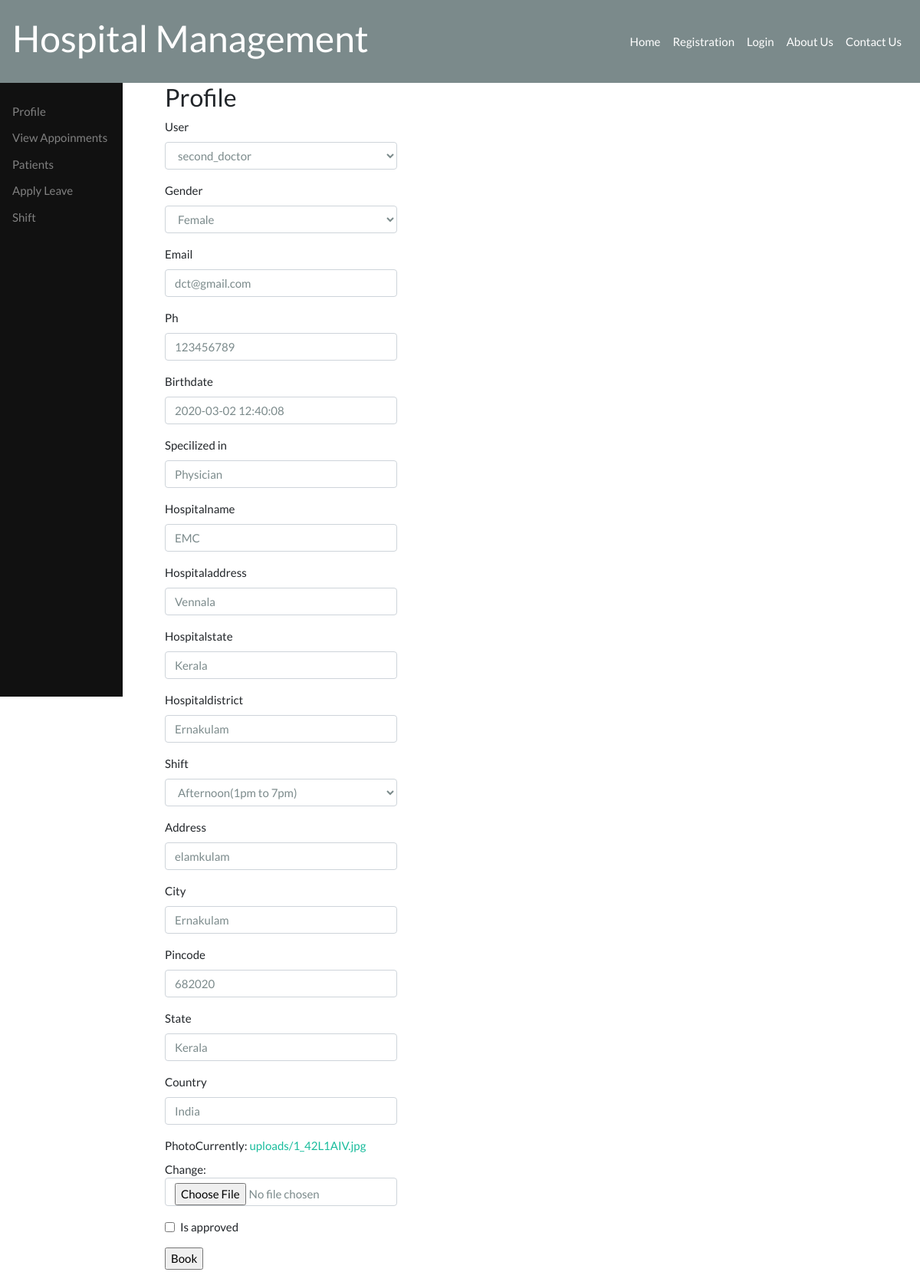
/doctor/doctor_update/1, run on the app's committed database.
### doctor/models.py (models this page shows)
class Doctor(models.Model):
    user=models.ForeignKey(Customuser,on_delete=models.CASCADE)
    Gender_choices=(('Male','Male'),
        ('Female','Female'),
         )
    Shift_choices=(('Morning(7am-1pm)','Morning(7am-1pm)'),
        ('Afternoon(1pm to 7pm)','Afternoon(1pm to 7pm)'),
         )
    gender = models.CharField(max_length=10,choices=Gender_choices)
    email = models.EmailField(unique=True)
    ph = models.CharField(max_length=100)
    birthdate = models.DateTimeField()
    specilized_in = models.CharField(max_length=100)
    hospitalname = models.CharField(max_length=100)
    hospitaladdress = models.CharField(max_length=100)
    hospitalstate = models.CharField(max_length=100)
    hospitaldistrict = models.CharField(max_length=100)
    shift = models.CharField(max_length=100,choices=Shift_choices)
    address = models.CharField(max_length=100)
    city = models.CharField(max_length=100)
    pincode= models.IntegerField()
    state = models.CharField(max_length=100)
    country = models.CharField(max_length=100)
    photo=models.ImageField(upload_to ='uploads/')
    is_approved=models.BooleanField(default=False)
    def __str__(self):
        return self.email

### doctor/views.py (the view)
# urls.py: path('doctor_update/<int:pk>',views.update_doctor,name='dr_update'),
def update_doctor(request, pk):
    print(pk)
    update_object=get_object_or_404(Doctor,pk=pk)
    print(update_object)
    doctor_form=DoctorForm(instance=update_object)
    if(request.method=='POST'):
        doctor_form=DoctorForm(request.POST or None, instance=update_object)
        if doctor_form.is_valid():
            doctor_form.save()
            return redirect('dr_detail')
    return render(request, 'doctor/doctor_form.html', { "form" : doctor_form })

### doctor/forms.py
class DoctorForm(forms.ModelForm):
    class Meta:
        model=Doctor
        fields='__all__'

### customuser/models.py (called while the page is built)
    def __str__(self):
        return self.username

### doctor/templates/doctor/doctor_form.html (shortened to what this page needs)
{% extends 'doctor/doctor_base.html' %}
{% load bootstrap4 %}
{% block doctor %}
<div class="container">
    <div class="row">
        <div class="col-lg-4">
            <h3>Profile</h3>
            <form action="" method="POST" enctype="multipart/form-data">
                <div class="form-group">
                {% bootstrap_form form %}
                <input type="submit" value="Book">
            </div>
            </form>
        </div>
    </div>
</div>
{% endblock %}

### data on the page
Doctor: user "second_doctor", gender "Female", email "dct@gmail.com", ph "123456789", birthdate "2020-03-02 12:40:08", specilized_in "Physician", hospitalname "EMC", hospitaladdress "Vennala", hospitalstate "Kerala", hospitaldistrict "Ernakulam", shift "Afternoon(1pm to 7pm)", address "elamkulam", city "Ernakulam", pincode "682020", state "Kerala", country "India"
